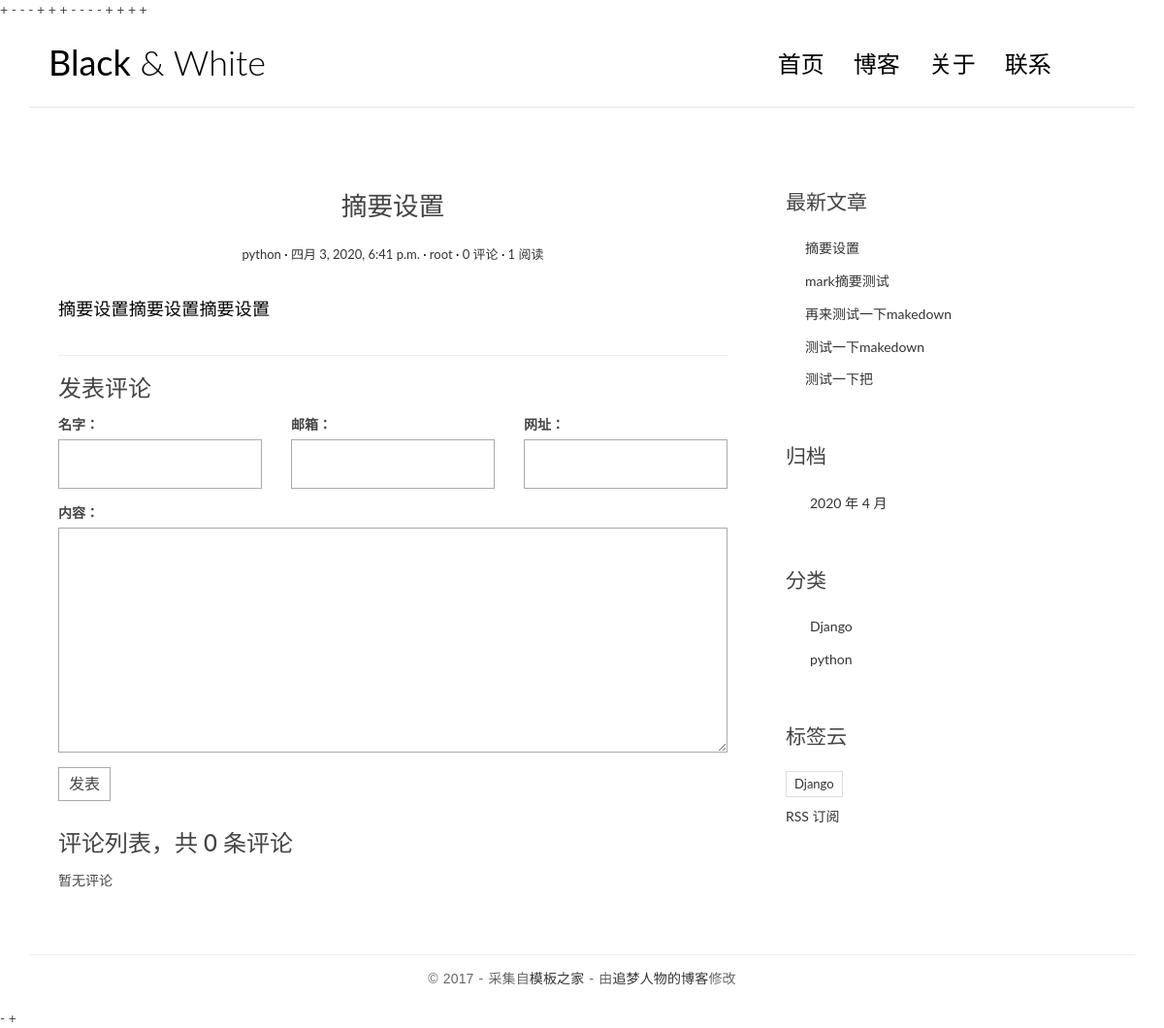
The page /posts/5 on the database as committed earlier.
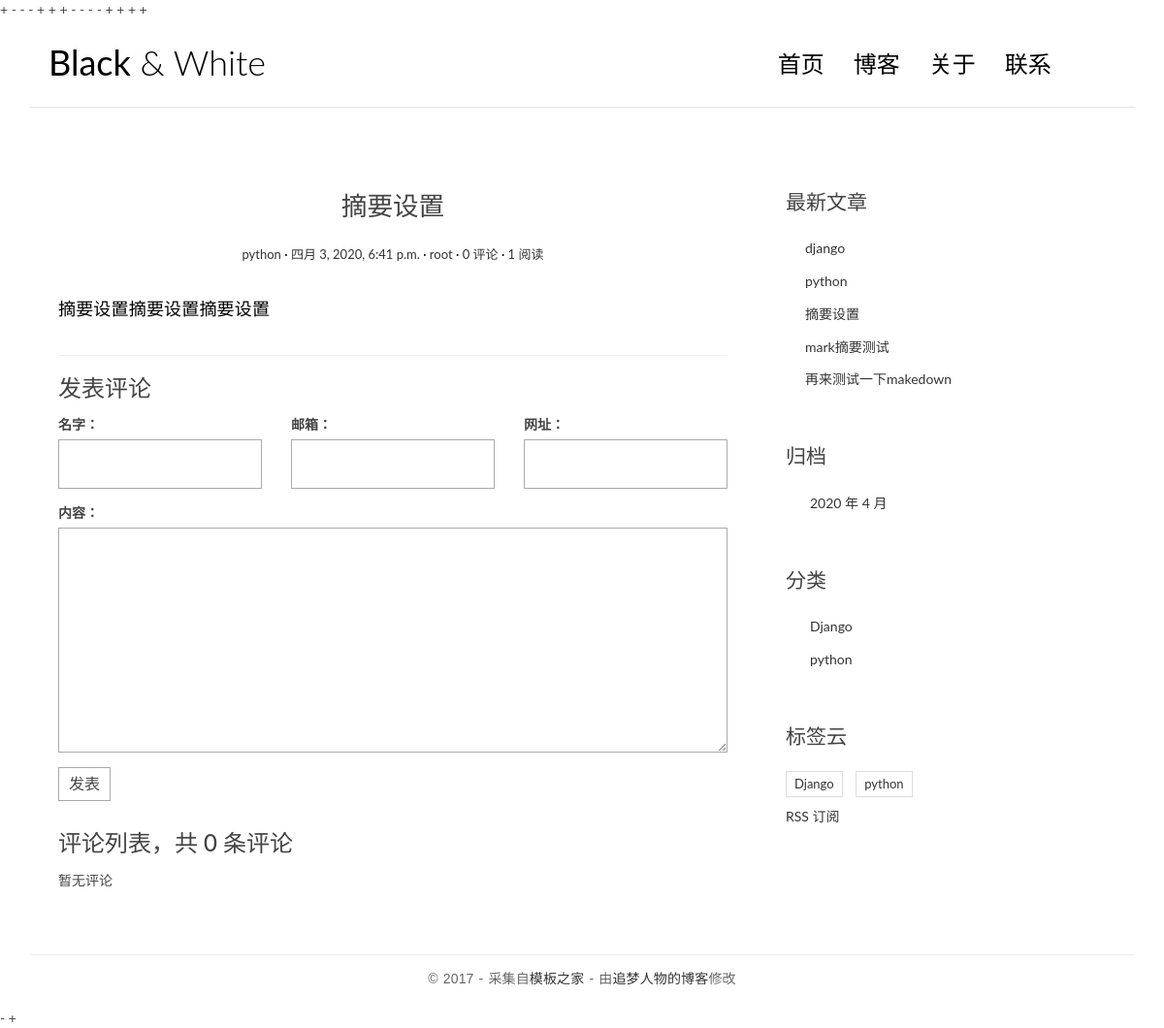
The same page on the database as committed later.
### blog/models.py (models this page shows, shortened)
class Post(models.Model):
    title = models.CharField('标题', max_length=70)
    body = models.TextField('正文')
    created_time = models.DateTimeField('创建时间', default=timezone.now)
    modified_time = models.DateTimeField('修改时间')
    excerpt = models.CharField('摘要', max_length=200, blank=True)
    category = models.ForeignKey(Category, verbose_name='分类', on_delete=models.CASCADE)
    tags = models.ManyToManyField(Tag, verbose_name='标签', blank=True)
    author = models.ForeignKey(User, verbose_name='作者', on_delete=models.CASCADE)
    views = models.PositiveIntegerField(default=0, editable=False)
    class Meta:
        verbose_name = '文章'
        verbose_name_plural = verbose_name
    def save(self, *args, **kwargs):
        md = markdown.Markdown(extensions=[
            'markdown.extensions.extra',
            'markdown.extensions.codehilite',
        ])
        self.excerpt = strip_tags(md.convert(self.body))[:54]
        super().save(*args, **kwargs)
    def get_absolute_url(self):
        return reverse('blog:detail', kwargs = {
            'pk':self.pk
        })
    def increase_views(self):
        self.views += 1
        self.save(update_fields=['views'])

class Category(models.Model):
    name = models.CharField(max_length=100)
    class Meta:
        verbose_name = '分类'
        verbose_name_plural = verbose_name

class Tag(models.Model):
    name = models.CharField(max_length=100)
    class Meta:
        verbose_name = '标签'
        verbose_name_plural = verbose_name

### blog/views.py (the view)
# urls.py: path('posts/<int:pk>', views.detail, name = 'detail'),
def detail(request,pk):
    post = get_object_or_404(Post, pk=pk)
    post.increase_views()
    md = markdown.Markdown(extensions=[
        'markdown.extensions.extra',
        'markdown.extensions.codehilite',
        'markdown.extensions.toc',
        TocExtension(slugify=slugify),
    ])
    post.body = md.convert(post.body)
    m = re.search(r'<div class="toc">\s*<ul>(.*)</ul>\s*</div>', md.toc, re.S)
    post.toc = m.group(1) if m is not None else ''
    return render(request, 'blog/detail.html', context={'post': post})

### comments/forms.py
class CommentForm(forms.ModelForm):
    class Meta:
        model = Comment
        fields = ['name', 'email', 'url', 'text']

### blog/templatetags/blog_extras.py (called while the page is built)
@register.inclusion_tag('blog/inclusions/_recent_posts.html', takes_context=True)
def show_recent_posts(context, num=5):
    return {
        'recent_post_list': Post.objects.all().order_by('-created_time')[:num],
    }

@register.inclusion_tag('blog/inclusions/_archives.html', takes_context=True)
def show_archives(context):
    return {
        'date_list': Post.objects.dates('created_time', 'month', order='DESC'),
    }

@register.inclusion_tag('blog/inclusions/_categories.html', takes_context=True)
def show_categories(context):
    return {
        'category_list': Category.objects.all(),
    }

@register.inclusion_tag('blog/inclusions/_tags.html', takes_context=True)
def show_tags(context):
    return {
        'tag_list': Tag.objects.all(),
    }

### comments/templatetags/comments_extras.py (called while the page is built)
@register.inclusion_tag('comments/inclusions/_form.html', takes_context=True)
def show_comment_form(context, post, form=None):
    if form is None:
        form = CommentForm()
    return {
        'form': form,
        'post': post,
    }

### templates/blog/detail.html (shortened to what this page needs)
{% extends 'base.html' %}
{% load comments_extras %}
                {% block main %}
                    <article class="post post-{{ post.pk }}">
                         <header class="entry-header">
                        <h1 class="entry-title">{{ post.title }}</h1>
                        <div class="entry-meta">
                          <span class="post-category"><a href="#">{{ post.category.name }}</a></span>
                          <span class="post-date"><a href="#"><time class="entry-date"
                                                                    datetime="{{ post.created_time }}">{{ post.created_time }}</time></a></span>
                          <span class="post-author"><a href="#">{{ post.author }}</a></span>
                          <span class="comments-link"><a href="#comment-area">{{ post.comment_set.count }} 评论</a></span>
                          <span class="views-count"><a href="#">{{ post.views }} 阅读</a></span>
                        </div>
                      </header>
                      <div class="entry-content clearfix">
                        {{ post.body|safe }}
                      </div>
                    </article>
                <section class="comment-area" id="comment-area">
                <div>
                    <hr>
                        <h3>发表评论</h3>
                        {% show_comment_form post %}
                        <div class="comment-list-panel">
                            {% show_comments post %}
                        </div>
                    </div>
                </section>
                {% endblock main %}

### templates/blog/inclusions/_recent_posts.html (shortened to what this page needs)
<!DOCTYPE html>
<html lang="en">
<head>
</head>
<body>
    <div class="widget widget-recent-posts">
  <h3 class="widget-title">最新文章</h3>
  <ul>
    {% for post in recent_post_list %}
      <li>
        <a href="{{ post.get_absolute_url }}">{{ post.title }}</a>
      </li>
    {% empty %}
      暂无文章！
    {% endfor %}
  </ul>
</div>
</body>
</html>

### templates/blog/inclusions/_categories.html (shortened to what this page needs)
<!DOCTYPE html>
<html lang="en">
<head>
</head>
<body>
    <div class="widget widget-category">
      <h3 class="widget-title">分类</h3>
      <ul>
        {% for category in category_list %}
          <li>
            <a href="{% url 'blog:category' category.pk %}">{{ category.name }}</a>
          </li>
        {% empty %}
          暂无分类！
        {% endfor %}
      </ul>
    </div>
</body>
</html>

### templates/blog/inclusions/_tags.html (shortened to what this page needs)
<!DOCTYPE html>
<html lang="en">
<head>
</head>
<body>
    <div class="widget widget-tag-cloud">
      <h3 class="widget-title">标签云</h3>
      <ul>
        {% for tag in tag_list %}
          <li>
            <a href="{% url 'blog:tag' tag.pk %}">{{ tag.name }}</a>
          </li>
        {% empty %}
          暂无标签！
        {% endfor %}
      </ul>
    </div>
</body>
</html>

Rows that differ between the two databases and show on the page:
no longer on this page (row unchanged): Post: title "测试一下makedown"
no longer on this page (row unchanged): Post: title "测试一下把"
added Post: title "django"
added Post: title "python"
added Tag: name "python"
